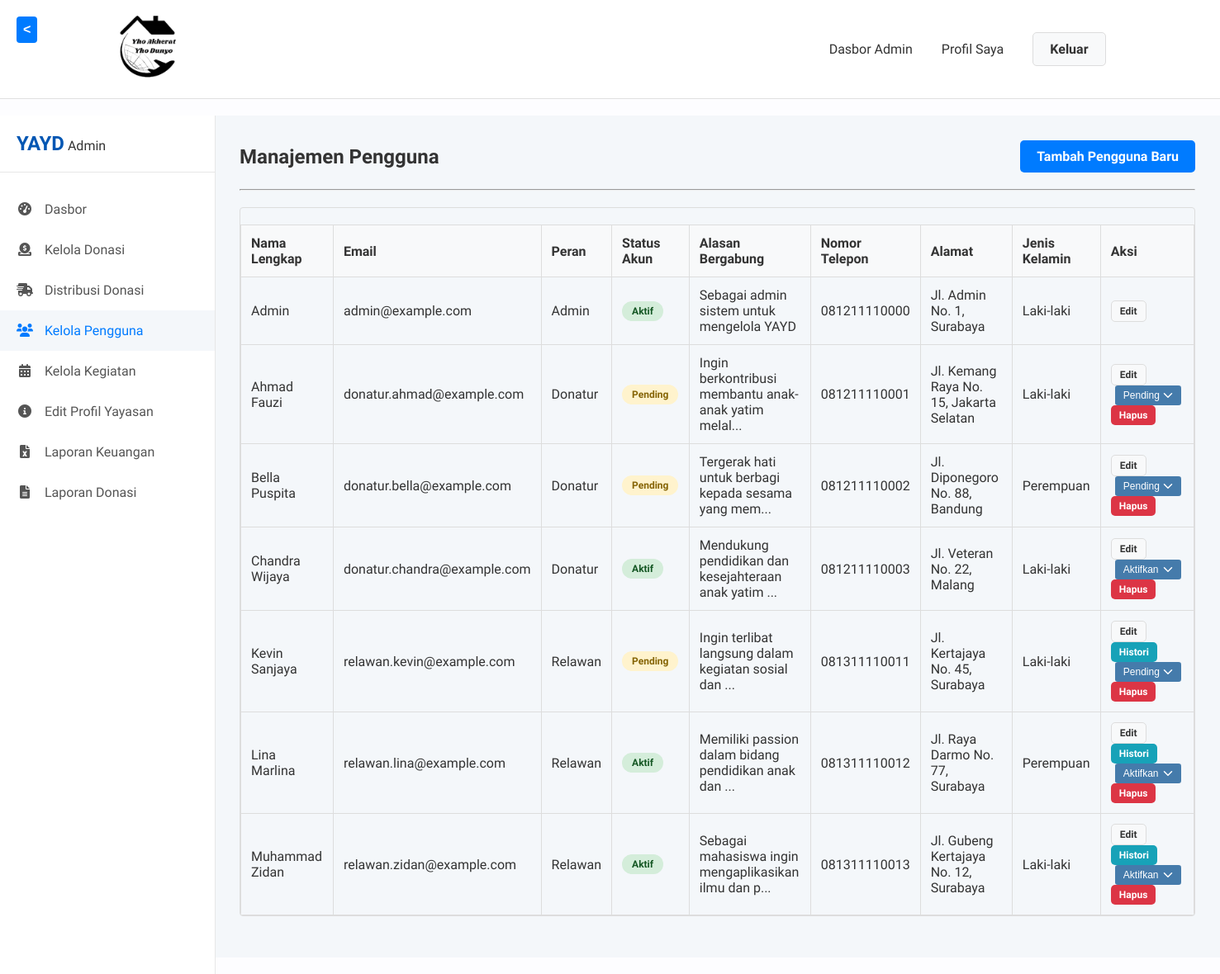
The page /admin/kelola_pengguna.php (signed in) on the database its author committed.
### tables this page shows
CREATE TABLE `users` (
  `id_user` INT AUTO_INCREMENT PRIMARY KEY,
  `id_role_fk` INT NOT NULL,
  `status_akun` ENUM('Aktif', 'Pending', 'Diblokir') NOT NULL DEFAULT 'Pending' COMMENT 'Status persetujuan akun oleh admin',
  `nama_lengkap` VARCHAR(255) NOT NULL,
  `email` VARCHAR(255) NOT NULL UNIQUE,
  `password` VARCHAR(255) NOT NULL COMMENT 'Password harus disimpan dalam bentuk hash',
  `nomor_telepon` VARCHAR(20) NULL,
  `alamat` TEXT NULL,
  `jenis_kelamin` ENUM('Laki-laki', 'Perempuan') NULL,
  `alasan_bergabung` TEXT NULL COMMENT 'Alasan pengguna bergabung',
  `created_at` TIMESTAMP NULL DEFAULT CURRENT_TIMESTAMP
);

CREATE TABLE `roles` (
  `id_role` INT AUTO_INCREMENT PRIMARY KEY,
  `nama_role` VARCHAR(50) NOT NULL UNIQUE COMMENT 'Contoh: Admin, Donatur, Relawan'
);

### admin/kelola_pengguna.php (called while the page is built, shortened)
<?php
require_once '../views/admin/kelola_pengguna.php';

### views/admin/kelola_pengguna.php (the view, shortened to what this page needs)
<?php
require_once realpath(__DIR__ . '/../../config/database.php');
require_once realpath(__DIR__ . '/../templates/header.php');
$query = "SELECT u.id_user, u.nama_lengkap, u.email, r.nama_role, u.status_akun, u.alasan_bergabung, u.nomor_telepon, u.alamat, u.jenis_kelamin
          FROM users u
          JOIN roles r ON u.id_role_fk = r.id_role
          ORDER BY u.created_at DESC";
$result = mysqli_query($koneksi, $query);
?>
<div class="admin-wrapper">
    <?php require_once realpath(__DIR__ . '/../templates/admin_sidebar.php'); ?>
    <main class="admin-main-content">
        <div class="page-header">
            <h2>Manajemen Pengguna</h2>
            <a href="tambah_pengguna.php" class="btn btn-primary">Tambah Pengguna Baru</a>
        </div>
        <hr>
        <div class="table-container">
            <table class="table-data">
            <thead>
                <tr>
                    <th>Nama Lengkap</th>
                    <th>Email</th>
                    <th>Peran</th>
                    <th>Status Akun</th>
                    <th>Alasan Bergabung</th>
                    <th>Nomor Telepon</th>
                    <th>Alamat</th>
                    <th>Jenis Kelamin</th>
                    <th>Aksi</th>
                </tr>
            </thead>
            <tbody>
                <?php if (mysqli_num_rows($result) > 0): ?>
                    <?php while($user = mysqli_fetch_assoc($result)): ?>
                    <tr>
                        <td><?= htmlspecialchars($user['nama_lengkap']) ?></td>
                        <td><?= htmlspecialchars($user['email']) ?></td>
                        <td><?= htmlspecialchars($user['nama_role']) ?></td>
                        <td>
                            <span class="status-chip status-<?= strtolower($user['status_akun']) ?>"><?= htmlspecialchars($user['status_akun']) ?></span>
                        </td>
                        <td style="max-width: 200px;">
                            <?php if (!empty($user['alasan_bergabung'])): ?>
                                <span title="<?= htmlspecialchars($user['alasan_bergabung']) ?>">
                                    <?= htmlspecialchars(strlen($user['alasan_bergabung']) > 50 ? substr($user['alasan_bergabung'], 0, 50) . '...' : $user['alasan_bergabung']) ?>
                                </span>
                            <?php else: ?>
                                <em class="text-muted">Tidak ada alasan</em>
                            <?php endif; ?>
                        </td>
                        <td><?= htmlspecialchars($user['nomor_telepon']) ?></td>
                        <td><?= htmlspecialchars($user['alamat']) ?></td>
                        <td><?= htmlspecialchars($user['jenis_kelamin']) ?></td>
                        <td>
                            <a href="edit_pengguna.php?id=<?= $user['id_user'] ?>" class="btn btn-secondary btn-sm">Edit</a>
                            <?php if ($user['nama_role'] == 'Relawan'): ?>
                            <a href="histori_relawan.php?id=<?= $user['id_user'] ?>" class="btn btn-info btn-sm">Histori</a>
                            <?php endif; ?>
                            <?php if ($_SESSION['user_id'] != $user['id_user']): ?>
                                <form action="../controllers/UserController.php" method="POST" style="display:inline-block; margin-left: 5px;">
                                    <select name="status_akun" onchange="this.form.submit()" title="Ubah Status Akun">
                                        <option value="Aktif" <?= $user['status_akun'] == 'Aktif' ? 'selected' : '' ?>>Aktifkan</option>
                                        <option value="Pending" <?= $user['status_akun'] == 'Pending' ? 'selected' : '' ?>>Pending</option>
                                    </select>
                                </form>
                                <a href="../controllers/UserController.php?action=delete&id=<?= $user['id_user'] ?>"
                                   class="btn btn-danger btn-sm"
                                   onclick="return confirm('PERINGATAN: Menghapus pengguna ini akan menghapus data terkait. Yakin ingin melanjutkan?');">
                                   Hapus
                                </a>
                            <?php endif; ?>
                        </td>
                    </tr>
                    <?php endwhile; ?>
                <?php else: ?>
                    <tr>
                        <td colspan="6" style="text-align: center;">Belum ada pengguna yang terdaftar.</td>
                    </tr>
                <?php endif; ?>
            </tbody>
            </table>
        </div>
    </main>
</div>

### assets/css/style.css (style rules this page uses)
body, html { margin: 0; padding: 0; font-family: 'Plus Jakarta Sans', 'Segoe UI', Tahoma, Geneva, Verdana, sans-serif; background-color: #fdfdff; color: #333; height: 100%; }
body { display: flex; flex-direction: column; min-height: 100vh; }
.btn { padding: 10px 20px; border-radius: 5px; text-decoration: none; font-weight: bold; display: inline-block; }
.btn-primary { background-color: #007bff; color: #fff; }
.btn-secondary { background-color: #f8f9fa; color: #333; border: 1px solid #ddd; }
.btn-info { background-color: #17a2b8; color: white; }
.status-chip { padding: 5px 12px; border-radius: 15px; font-size: 12px; font-weight: bold; text-align: center; display: inline-block; }
.status-pending { background-color: #fff3cd; color: #856404; }
.table-data { width: 100%; border-collapse: collapse; margin-top: 20px; }
.table-data th, .table-data td { padding: 12px; border: 1px solid #ddd; text-align: left; }
.table-data thead { background-color: #f8f9fa; }
.table-data .btn-sm { padding: 5px 10px; font-size: 12px; }
.btn-danger { background-color: #dc3545; color: white; }
.admin-wrapper { display: flex; background-color: #f4f7fa; flex: 1; }
.admin-main-content { margin-left: 260px; flex-grow: 1; padding: 30px; }
.admin-wrapper { min-height: 100vh; }
.status-chip.status-aktif { background-color: #d4edda; color: #155724; }
.status-chip.status-pending { background-color: #fff3cd; color: #856404; }
.table-data td select { -webkit-appearance: none; -moz-appearance: none; appearance: none; background-color: #457bab; color: white; padding: 5px 25px 5px 10px; font-size: 12px; border: none; border-radius: 0.2rem; cursor: pointer; background-repeat: no-repeat; background-position: right 0.5rem center; background-size: 16px 12px; }
.table-container { overflow-x: auto; -webkit-overflow-scrolling: touch; border: 1px solid #ddd; border-radius: 4px; margin: 20px 0; }
.page-header { display: flex; justify-content: space-between; align-items: center; margin-bottom: 20px; flex-wrap: wrap; gap: 15px; }
.page-header h2 { margin: 0; flex: 1; }

### rows shown on the page
users: nama_lengkap "Admin", email "admin@example.com", id_role_fk.nama_role "Admin", status_akun "Aktif", alasan_bergabung "Sebagai admin sistem untuk mengelola YAYD", nomor_telepon "081211110000", alamat "Jl. Admin No. 1, Surabaya", jenis_kelamin "Laki-laki"
users: nama_lengkap "Ahmad Fauzi", email "donatur.ahmad@example.com", id_role_fk.nama_role "Donatur", status_akun "Pending", alasan_bergabung "Ingin berkontribusi membantu anak-anak yatim melal...", nomor_telepon "081211110001", alamat "Jl. Kemang Raya No. 15, Jakarta Selatan", jenis_kelamin "Laki-laki"
users: nama_lengkap "Bella Puspita", email "donatur.bella@example.com", id_role_fk.nama_role "Donatur", status_akun "Pending", alasan_bergabung "Tergerak hati untuk berbagi kepada sesama yang mem...", nomor_telepon "081211110002", alamat "Jl. Diponegoro No. 88, Bandung", jenis_kelamin "Perempuan"
users: nama_lengkap "Chandra Wijaya", email "donatur.chandra@example.com", id_role_fk.nama_role "Donatur", status_akun "Aktif", alasan_bergabung "Mendukung pendidikan dan kesejahteraan anak yatim ...", nomor_telepon "081211110003", alamat "Jl. Veteran No. 22, Malang", jenis_kelamin "Laki-laki", status_akun "Aktifkan"
users: nama_lengkap "Kevin Sanjaya", email "relawan.kevin@example.com", id_role_fk.nama_role "Relawan", status_akun "Pending", alasan_bergabung "Ingin terlibat langsung dalam kegiatan sosial dan ...", nomor_telepon "081311110011", alamat "Jl. Kertajaya No. 45, Surabaya", jenis_kelamin "Laki-laki"
users: nama_lengkap "Lina Marlina", email "relawan.lina@example.com", id_role_fk.nama_role "Relawan", status_akun "Aktif", alasan_bergabung "Memiliki passion dalam bidang pendidikan anak dan ...", nomor_telepon "081311110012", alamat "Jl. Raya Darmo No. 77, Surabaya", jenis_kelamin "Perempuan", status_akun "Aktifkan"
users: nama_lengkap "Muhammad Zidan", email "relawan.zidan@example.com", id_role_fk.nama_role "Relawan", status_akun "Aktif", alasan_bergabung "Sebagai mahasiswa ingin mengaplikasikan ilmu dan p...", nomor_telepon "081311110013", alamat "Jl. Gubeng Kertajaya No. 12, Surabaya", jenis_kelamin "Laki-laki", status_akun "Aktifkan"
